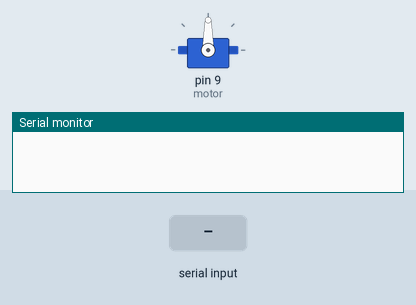
Recording of a sketch running on a simulated Arduino Uno, built with avr-gcc and run on an emulated ATmega328P. Shown: servo, the last lines printed to the serial monitor. The test bench sets the inputs (shaded band).

Above: at 1.2 s.
1.3 s: "1" received over Serial
At 1.6 s:
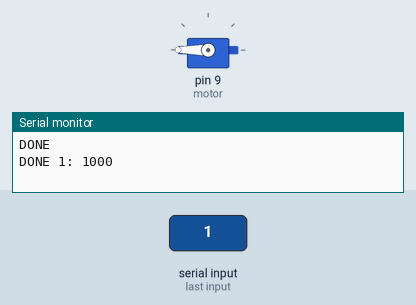
Timing chart, 0 to 4.3 s (numbered marks = the images above; inputs shaded):
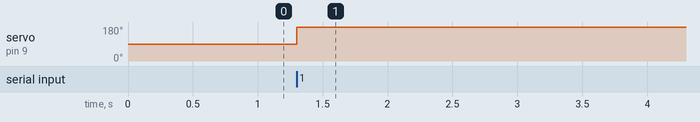

The sketch:

multitasking_arduino.ino
```cpp
#include <Servo.h>

long previousMillis1 = 0;
long previousMillis2 = 0;
long interval1 = 1000;
long interval2 = 500;

    int num1 = 0;
    int num2 = 0;


Servo motor;

void setup() {
  // put your setup code here, to run once:
Serial.begin(9600);
motor.attach(9);
}

void loop() {
  // put your main code here, to run repeatedly:

  long currentMillis = millis();

  if (Serial.available() > 0) {
    char input = Serial.read(); // read the incoming byte

    num1 = 0;
    num2 = 0;

    if (currentMillis - previousMillis1 >= interval1 && num1 < 10000 && input == '1') {
      function1();
      previousMillis1 = currentMillis;
      Serial.print("DONE 1: ");
      Serial.println(num1);
    }

    if (currentMillis - previousMillis2 >= interval2 && num2 < 10100 && input == '2'){
      function2();
      previousMillis2 = currentMillis;
      Serial.print("DONE 2: ");
      Serial.println(num2);
    }

  }

}

void function1(){
  while (num1 < 1000){
    num1++;

  }
  motor.write(180);
  Serial.println("DONE");
}

void function2(){
  while(num2 < 1010){
    num2++;
  }
}
```

Measured:
- after the input at 1.3 s, servo on pin 9 (motor): 90° → 180° at once
